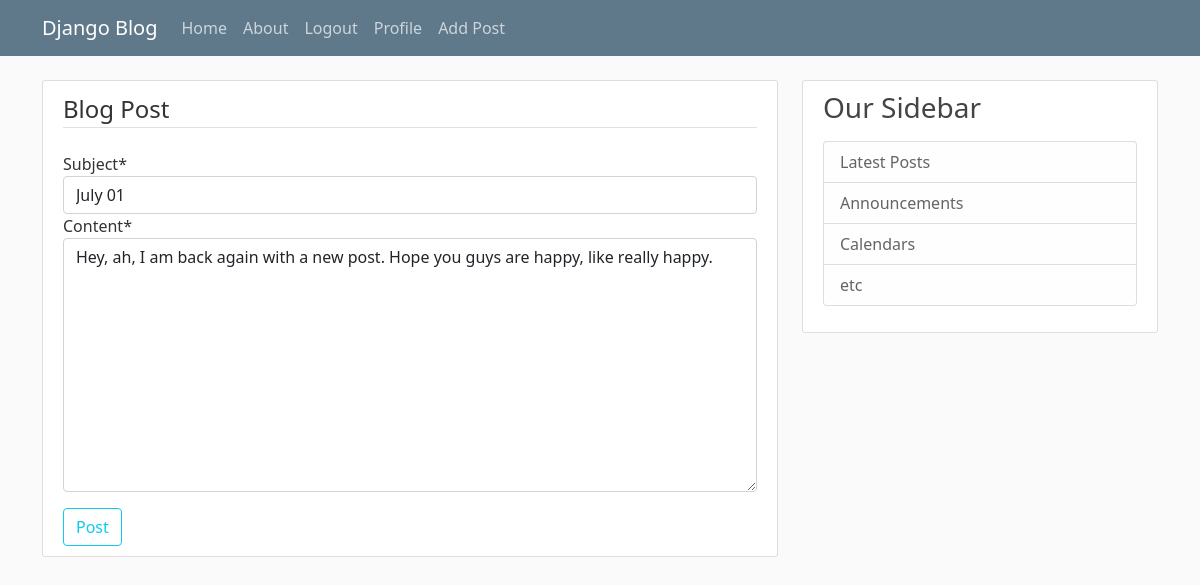
The page /post/4/update/ (signed in) on the database its author committed.
### blog/models.py (models this page shows, shortened)
class Post(models.Model):
    title = models.CharField(max_length=100)
    content = models.TextField()
    subject = models.CharField(default='This was created beforehand', max_length=200)
    date_posted = models.DateTimeField(default=timezone.now)
    author = models.ForeignKey(User, on_delete=models.CASCADE)

### blog/views.py (the view, shortened to what this page needs)
# urls.py: path('post/<int:pk>/update/', PostUpdateView.as_view(), name='post-update'),
class PostUpdateView(LoginRequiredMixin, UserPassesTestMixin, UpdateView):
    model = Post
    fields = ['subject', 'content']
    def test_func(self):
        post = self.get_object()
        if post.author == self.request.user:
            return True
        else:
            return False

### blog/templates/blog/post_form.html (shortened to what this page needs)
{% extends 'blog/base.html' %}
{% load crispy_forms_tags %}
{% block content %}
    <div class="content-section">
        <form method="POST">
            <fieldset class="form-group height-600px">
                <legend class="border-bottom mb-4">Blog Post</legend>
                {{ form|crispy  }}
            </fieldset>
            <div class="form-group">
                <button class="btn btn-outline-info mt-3" type="submit">Post</button>
            </div>
        </form>
    </div>
{% endblock content %}

### blog/static/blog/main.css (style rules this page uses)
body { background: #fafafa; color: #333333; margin-top: 5rem; }
.content-section { background: #ffffff; padding: 10px 20px; border: 1px solid #dddddd; border-radius: 3px; margin-bottom: 20px; }

### rows shown on the page
Post: subject "July 01", content "Hey, ah, I am back again with a new post. Hope you guys are happy, like really happy."
